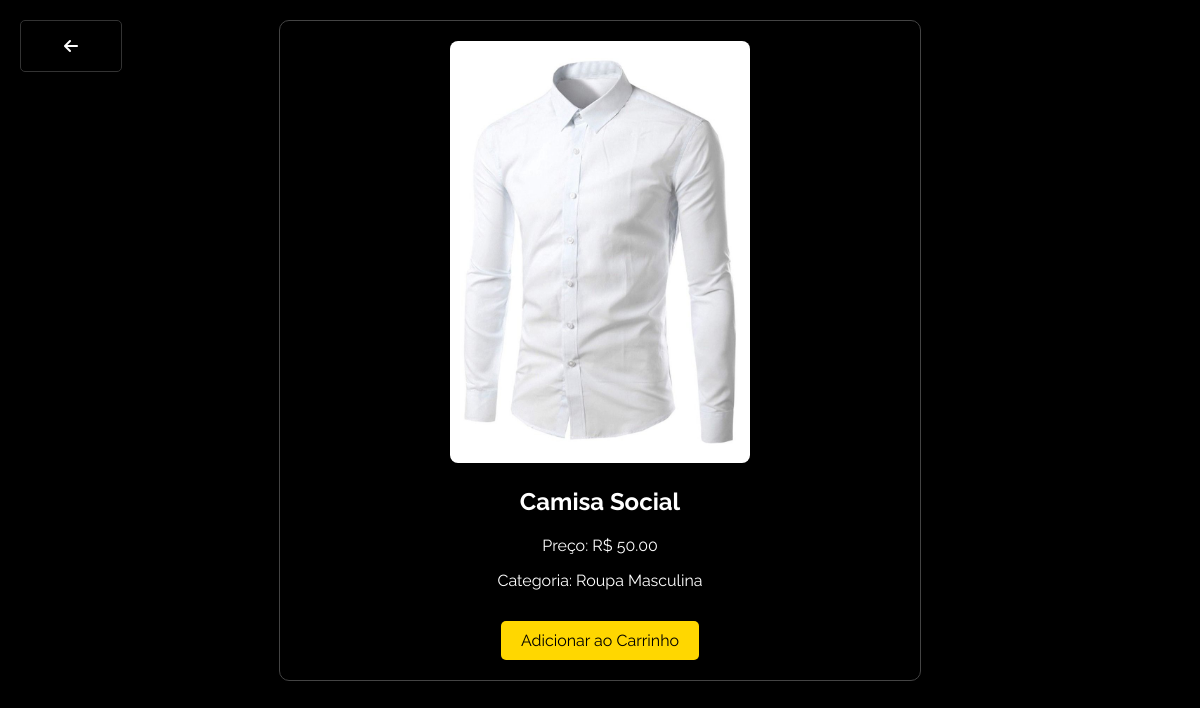
The page /produto/14/ on the database its author committed.
### auraapp/models.py (models this page shows, shortened)
class Produto(models.Model):
    nome = models.CharField(max_length=150)
    preco = models.DecimalField(max_digits=6, decimal_places=2)
    categoria = models.ForeignKey(Categoria, on_delete=models.CASCADE)
    imagem = models.ImageField(upload_to='./static/', default='./static/blazer.png')

class Categoria(models.Model):
    nome = models.CharField(max_length=100)
    descricao = models.CharField(max_length=300, default='Descrição')

### auraapp/views.py (the view)
# urls.py: path('produto/<int:produto_id>/', views.produto, name='produto'),
def produto(request, produto_id):
    produto = get_object_or_404(Produto, id=produto_id)
    return render(request, 'auraapp/produto.html', {'produto': produto})

### auraapp/templates/auraapp/produto.html (shortened to what this page needs)
<!DOCTYPE html>
<html>
<head>
    <link rel="stylesheet" href="https://cdnjs.cloudflare.com/ajax/libs/font-awesome/6.5.0/css/all.min.css">
</head>
<body>
    <a href="{% url 'home' %}" class="sair">
        <i class="fas fa-arrow-left"></i>
    </a>
    <div class="produto-detalhe">
        <img src="{{ produto.imagem.url }}" alt="{{ produto.nome }}">
        <h2>{{ produto.nome }}</h2>
        <p>Preço: R$ {{ produto.preco }}</p>
        <p>Categoria: {{ produto.categoria.nome }}</p>
        <a href="{% url 'adicionar_ao_carrinho' produto.id %}" class="btn">Adicionar ao Carrinho</a>
    </div>
</body>
</html>

### auraapp/templates/auraapp/produto.html (style rules this page uses)
body { background-color: black; font-family: 'Raleway', sans-serif; }
.produto-detalhe { background-color: #000; color: #fff; max-width: 600px; margin: 20px auto; text-align: center; border: 1px solid #444; padding: 20px; border-radius: 10px; }
.produto-detalhe img { width: 100%; max-width: 300px; border-radius: 8px; }
.btn { display: inline-block; background-color: gold; color: black; padding: 10px 20px; text-decoration: none; margin-top: 15px; border-radius: 5px; transition: all 500ms ease; }
a { text-decoration: none; }

### rows shown on the page
Produto: imagem (picture), nome "Camisa Social", preco "50.00", categoria.nome "Roupa Masculina"
